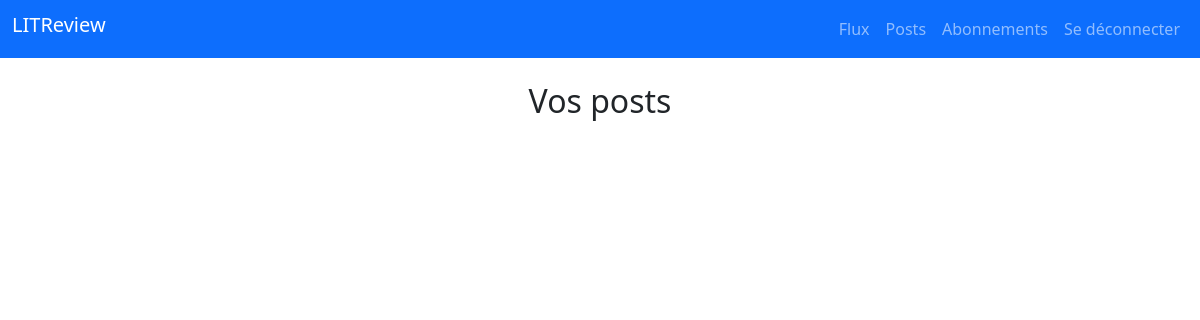
The app's page /posts/ (signed in), older data.
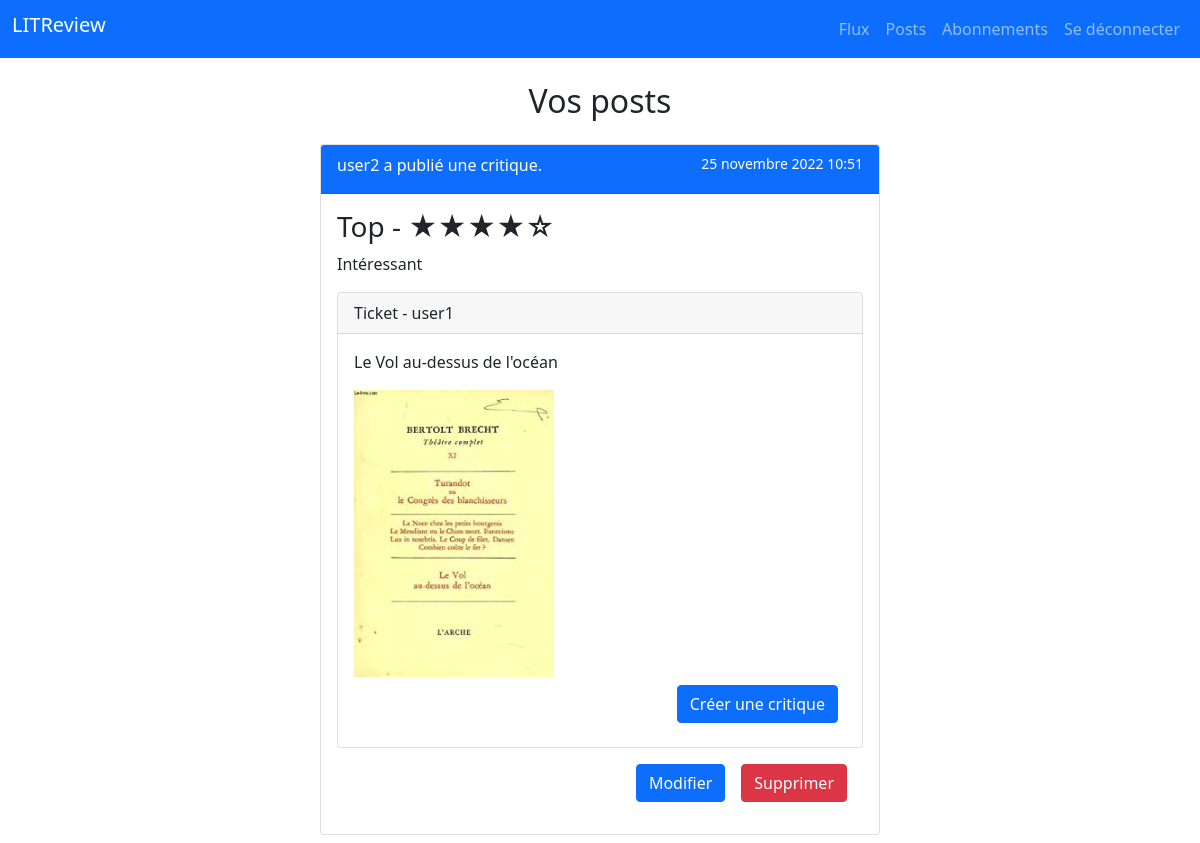
The same page, newer data.
### review/models.py (models this page shows)
class Review(models.Model):
    ticket = models.ForeignKey(to=Ticket, on_delete=models.CASCADE)
    rating = models.PositiveSmallIntegerField(
        validators=[MinValueValidator(0), MaxValueValidator(5)], verbose_name='Note')
    headline = models.CharField(max_length=128, verbose_name='Titre')
    body = models.TextField(max_length=8192, blank=True, verbose_name='Commentaire')
    user = models.ForeignKey(
        to=settings.AUTH_USER_MODEL, on_delete=models.CASCADE)
    time_created = models.DateTimeField(auto_now_add=True)

class Ticket(models.Model):
    title = models.CharField(max_length=128, verbose_name='Titre')
    description = models.TextField(max_length=2048, blank=True)
    user = models.ForeignKey(to=settings.AUTH_USER_MODEL,
                             on_delete=models.CASCADE)
    image = models.ImageField(null=True, blank=True)
    time_created = models.DateTimeField(auto_now_add=True)

### authentication/models.py (models this page shows)
class User(AbstractUser):
    pass

### review/views.py (the view)
# urls.py: path('posts/', review.views.user_posts, name='user-posts'),
@login_required
def user_posts(request):
    tickets = models.Ticket.objects.filter(user=request.user)
    reviews = models.Review.objects.filter(user=request.user)
    tickets_and_reviews = sorted(
        chain(tickets, reviews),
        key=lambda instance: instance.time_created,
        reverse=True
    )
    post_page = True
    context = {
        'tickets_and_reviews': tickets_and_reviews,
        'post_page': post_page,
    }
    return render(request, 'review/user_posts.html',
                  context)

### review/templatetags/review_extras.py (called while the page is built)
@register.filter
def model_type(value):
    return type(value).__name__

@register.filter
def show_rating(rating):
    stars = ''
    for i in range(rating):
        stars += '★'
    for i in range(5 - rating):
        stars += '☆'
    return stars

### review/templates/review/user_posts.html (shortened to what this page needs)
{% extends 'base.html' %}
{% load review_extras %}
{% block content %}
    <h2 class="text-center m-4">Vos posts</h2>
    {% for instance in tickets_and_reviews %}
        {% if instance|model_type == 'Review' %}
            {% include 'review/partials/review_snippet.html' with review=instance %}
        {% endif %}
    {% endfor %}
{% endblock %}

### review/templates/review/partials/review_snippet.html
{% load review_extras %}
<div class="card m-2">
    <div class="card-header bg-primary text-white d-flex justify-content-between">
        <span class="card-title">{{ review.user }} a publié une critique.</span>
        <small>{{ review.time_created }}</small>
    </div>
    <div class="card-body">
    <h3>{{ review.headline }} - {{ review.rating|show_rating }}</h3>
    <p>{{ review.body }}</p>
    <div class="card">
        <p class="card-header">Ticket - {{ review.ticket.user }}</p>
        <div class="card-body">
        <p>{{ review.ticket.title }}</p>
        <img src="{{ review.ticket.image.url }}" style="max-width: 200px;">
        {% if review.ticket.user != user %}
            <div class="d-flex p-2 justify-content-end">
                <a href="{% url 'review-create' review.ticket.id %}" class="btn btn-primary">Créer une critique</a>
            </div>
        {% endif %}
        </div>
    </div>
    {% if post_page %}
        <div class="d-flex p-2 justify-content-end">
            <a href="{% url 'review-update' review.id %}" class="btn btn-primary m-2">Modifier</a>
            <a href="{% url 'review-delete' review.id %}" class="btn btn-danger m-2">Supprimer</a>
        </div>
    {% endif %}
    </div>
</div>

Row changes from the older to the newer data that the page shows:
added Review: user "user2", time_created "25 novembre 2022 10:51", headline "Top", rating|show_rating "★★★★☆", body "Intéressant", ticket.user "user1", ticket "Le Vol au-dessus de l'océan", ticket.image (picture), shows "Créer une critique"
